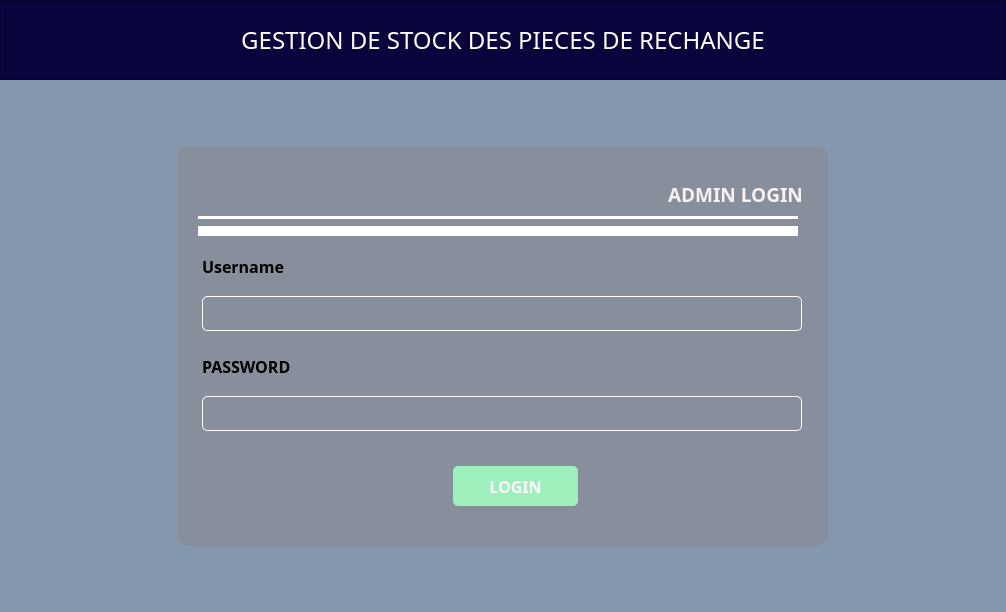
<?xml version="1.0" encoding="UTF-8"?>
<ui version="4.0">
 <class>GestionStockClass</class>
 <widget class="QMainWindow" name="GestionStockClass">
  <property name="geometry">
   <rect>
    <x>0</x>
    <y>0</y>
    <width>998</width>
    <height>608</height>
   </rect>
  </property>
  <property name="windowTitle">
   <string>Login Page</string>
  </property>
  <property name="windowIcon">
   <iconset resource="GestionStock.qrc">
    <normaloff>:/Accueil/img/stocks.png</normaloff>:/Accueil/img/stocks.png</iconset>
  </property>
  <widget class="QWidget" name="centralWidget">
   <layout class="QVBoxLayout" name="verticalLayout_2">
    <property name="spacing">
     <number>0</number>
    </property>
    <property name="leftMargin">
     <number>0</number>
    </property>
    <property name="topMargin">
     <number>0</number>
    </property>
    <property name="rightMargin">
     <number>0</number>
    </property>
    <property name="bottomMargin">
     <number>0</number>
    </property>
    <item>
     <widget class="QWidget" name="header_2" native="true">
      <property name="minimumSize">
       <size>
        <width>0</width>
        <height>80</height>
       </size>
      </property>
      <property name="maximumSize">
       <size>
        <width>16777215</width>
        <height>80</height>
       </size>
      </property>
      <layout class="QVBoxLayout" name="verticalLayout">
       <property name="spacing">
        <number>0</number>
       </property>
       <property name="leftMargin">
        <number>0</number>
       </property>
       <property name="topMargin">
        <number>0</number>
       </property>
       <property name="rightMargin">
        <number>0</number>
       </property>
       <property name="bottomMargin">
        <number>0</number>
       </property>
       <item>
        <widget class="QFrame" name="header">
         <property name="minimumSize">
          <size>
           <width>0</width>
           <height>80</height>
          </size>
         </property>
         <property name="font">
          <font>
           <family>Andalan</family>
           <pointsize>18</pointsize>
          </font>
         </property>
         <property name="styleSheet">
          <string notr="true">margin: 0%;
background-color: #0A043C;</string>
         </property>
         <property name="frameShape">
          <enum>QFrame::StyledPanel</enum>
         </property>
         <property name="frameShadow">
          <enum>QFrame::Raised</enum>
         </property>
         <layout class="QVBoxLayout" name="verticalLayout_6">
          <property name="spacing">
           <number>0</number>
          </property>
          <property name="leftMargin">
           <number>0</number>
          </property>
          <property name="topMargin">
           <number>0</number>
          </property>
          <property name="rightMargin">
           <number>0</number>
          </property>
          <property name="bottomMargin">
           <number>0</number>
          </property>
          <item>
           <widget class="QLabel" name="label_4">
            <property name="font">
             <font>
              <family>Andalan</family>
              <pointsize>18</pointsize>
             </font>
            </property>
            <property name="styleSheet">
             <string notr="true">color: #ffffff;</string>
            </property>
            <property name="text">
             <string>GESTION DE STOCK DES PIECES DE RECHANGE</string>
            </property>
            <property name="alignment">
             <set>Qt::AlignCenter</set>
            </property>
           </widget>
          </item>
         </layout>
        </widget>
       </item>
      </layout>
     </widget>
    </item>
    <item>
     <widget class="QFrame" name="main">
      <property name="styleSheet">
       <string notr="true">background-color: #8497AD;</string>
      </property>
      <layout class="QVBoxLayout" name="verticalLayout_3">
       <item>
        <widget class="QWidget" name="horizontalWidget" native="true">
         <property name="minimumSize">
          <size>
           <width>0</width>
           <height>510</height>
          </size>
         </property>
         <layout class="QHBoxLayout" name="horizontalLayout_3">
          <item>
           <widget class="QWidget" name="horizontalWidget" native="true">
            <property name="minimumSize">
             <size>
              <width>150</width>
              <height>0</height>
             </size>
            </property>
            <layout class="QHBoxLayout" name="horizontalLayout"/>
           </widget>
          </item>
          <item>
           <widget class="QWidget" name="verticalWidget" native="true">
            <property name="minimumSize">
             <size>
              <width>650</width>
              <height>400</height>
             </size>
            </property>
            <property name="maximumSize">
             <size>
              <width>650</width>
              <height>400</height>
             </size>
            </property>
            <property name="styleSheet">
             <string notr="true">background-color: #888F9C;
border-radius: 10px;</string>
            </property>
            <widget class="QLabel" name="label">
             <property name="geometry">
              <rect>
               <x>490</x>
               <y>40</y>
               <width>140</width>
               <height>16</height>
              </rect>
             </property>
             <property name="font">
              <font>
               <family>Couture</family>
               <pointsize>14</pointsize>
               <bold>true</bold>
              </font>
             </property>
             <property name="styleSheet">
              <string notr="true">color: #F8F1F1;</string>
             </property>
             <property name="text">
              <string>ADMIN LOGIN</string>
             </property>
            </widget>
            <widget class="QFrame" name="frame">
             <property name="geometry">
              <rect>
               <x>20</x>
               <y>70</y>
               <width>600</width>
               <height>3</height>
              </rect>
             </property>
             <property name="styleSheet">
              <string notr="true">background-color: #ffffff;</string>
             </property>
             <property name="frameShape">
              <enum>QFrame::StyledPanel</enum>
             </property>
             <property name="frameShadow">
              <enum>QFrame::Raised</enum>
             </property>
            </widget>
            <widget class="QFrame" name="frame_2">
             <property name="geometry">
              <rect>
               <x>20</x>
               <y>80</y>
               <width>600</width>
               <height>10</height>
              </rect>
             </property>
             <property name="styleSheet">
              <string notr="true">background-color: #ffffff;</string>
             </property>
             <property name="frameShape">
              <enum>QFrame::StyledPanel</enum>
             </property>
             <property name="frameShadow">
              <enum>QFrame::Raised</enum>
             </property>
            </widget>
            <widget class="QLabel" name="label_2">
             <property name="geometry">
              <rect>
               <x>24</x>
               <y>110</y>
               <width>101</width>
               <height>21</height>
              </rect>
             </property>
             <property name="font">
              <font>
               <family>Couture</family>
               <pointsize>12</pointsize>
               <bold>true</bold>
              </font>
             </property>
             <property name="text">
              <string>Username</string>
             </property>
            </widget>
            <widget class="QLineEdit" name="leUserName">
             <property name="geometry">
              <rect>
               <x>24</x>
               <y>150</y>
               <width>600</width>
               <height>35</height>
              </rect>
             </property>
             <property name="font">
              <font>
               <pointsize>12</pointsize>
              </font>
             </property>
             <property name="styleSheet">
              <string notr="true">border: 1px solid #ffffff;
border-radius: 5px;
padding-left: 5px;</string>
             </property>
            </widget>
            <widget class="QLabel" name="label_3">
             <property name="geometry">
              <rect>
               <x>24</x>
               <y>210</y>
               <width>101</width>
               <height>21</height>
              </rect>
             </property>
             <property name="font">
              <font>
               <family>Couture</family>
               <pointsize>12</pointsize>
               <bold>true</bold>
              </font>
             </property>
             <property name="text">
              <string>PASSWORD</string>
             </property>
            </widget>
            <widget class="QLineEdit" name="lePassword">
             <property name="geometry">
              <rect>
               <x>24</x>
               <y>250</y>
               <width>600</width>
               <height>35</height>
              </rect>
             </property>
             <property name="font">
              <font>
               <pointsize>12</pointsize>
              </font>
             </property>
             <property name="styleSheet">
              <string notr="true">border: 1px solid #ffffff;
border-radius: 5px;
padding-left: 5px;</string>
             </property>
             <property name="echoMode">
              <enum>QLineEdit::Password</enum>
             </property>
            </widget>
            <widget class="QPushButton" name="btnLogin">
             <property name="geometry">
              <rect>
               <x>275</x>
               <y>320</y>
               <width>125</width>
               <height>40</height>
              </rect>
             </property>
             <property name="font">
              <font>
               <family>Couture</family>
               <pointsize>12</pointsize>
               <bold>true</bold>
              </font>
             </property>
             <property name="cursor">
              <cursorShape>PointingHandCursor</cursorShape>
             </property>
             <property name="styleSheet">
              <string notr="true">#btnLogin{  
color: #ffffff;
background-color: #9DF0BC;
border-radius: 5px;
}
#btnLogin:hover {
  background-color: #38E54D;
  color:black;
  
}
</string>
             </property>
             <property name="text">
              <string>LOGIN</string>
             </property>
            </widget>
            <widget class="QWidget" name="widget" native="true">
             <property name="geometry">
              <rect>
               <x>590</x>
               <y>155</y>
               <width>30</width>
               <height>28</height>
              </rect>
             </property>
             <property name="styleSheet">
              <string notr="true">border-image: url(:/GestionStock/img/utilisateur.png);</string>
             </property>
            </widget>
           </widget>
          </item>
          <item>
           <widget class="QWidget" name="horizontalWidget_2" native="true">
            <property name="minimumSize">
             <size>
              <width>150</width>
              <height>0</height>
             </size>
            </property>
            <layout class="QHBoxLayout" name="horizontalLayout_2"/>
           </widget>
          </item>
         </layout>
        </widget>
       </item>
      </layout>
     </widget>
    </item>
   </layout>
  </widget>
 </widget>
 <layoutdefault spacing="6" margin="11"/>
 <resources>
  <include location="GestionStock.qrc"/>
 </resources>
 <connections/>
</ui>
